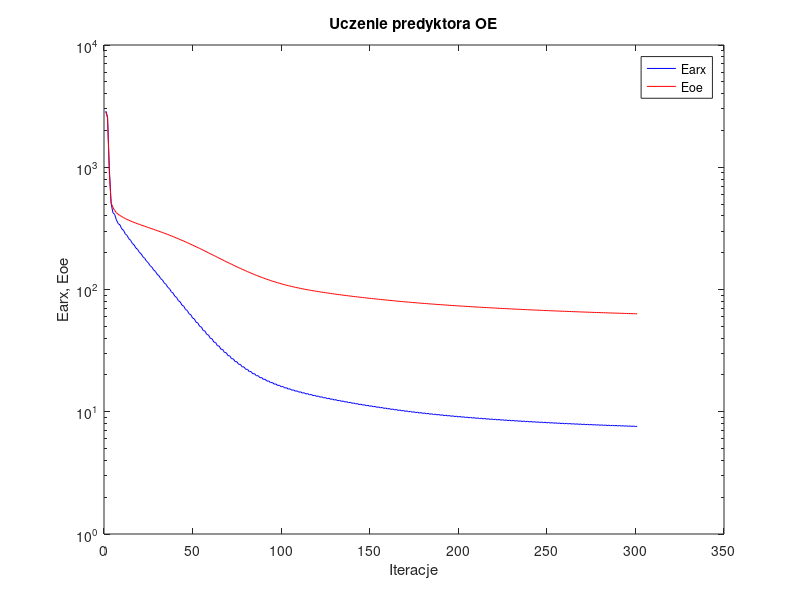
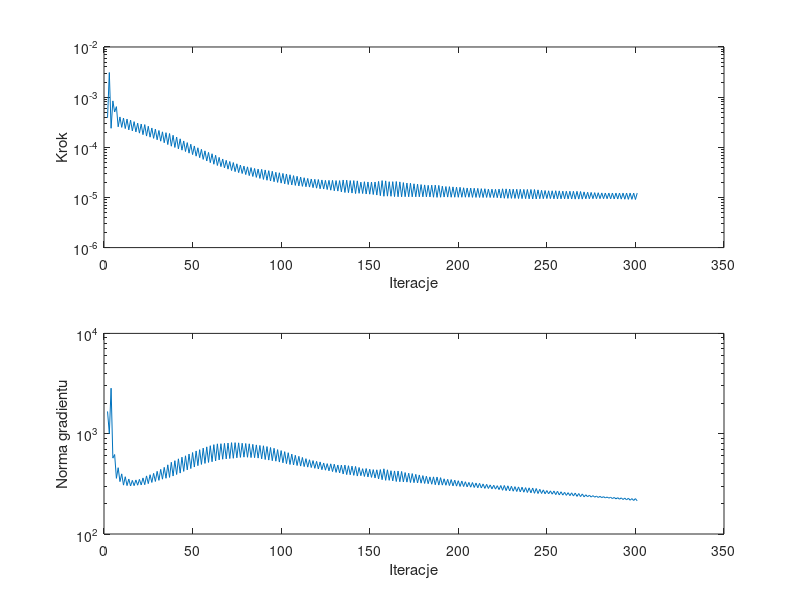

The MATLAB source for these figures, in order:
%uczenie predyktora oe
clear all;
n=0; farx(n+1)=2.886307e+003; foe(n+1)=2.842380e+003; wspucz(n+1)=0.000000e+000; ng(n+1)=0.000000e+000;
n=1; farx(n+1)=2.588066e+003; foe(n+1)=2.526317e+003; krok(n+1)=3.870231e-004; ng(n+1)=1.667100e+003;
n=2; farx(n+1)=9.951530e+002; foe(n+1)=9.015501e+002; krok(n+1)=3.096185e-003; ng(n+1)=1.002180e+003;
n=3; farx(n+1)=5.095052e+002; foe(n+1)=5.109943e+002; krok(n+1)=2.394547e-004; ng(n+1)=2.841798e+003;
n=4; farx(n+1)=4.255886e+002; foe(n+1)=4.704596e+002; krok(n+1)=8.418412e-004; ng(n+1)=5.705704e+002;
n=5; farx(n+1)=4.118119e+002; foe(n+1)=4.436656e+002; krok(n+1)=5.053235e-004; ng(n+1)=6.198777e+002;
n=6; farx(n+1)=3.711749e+002; foe(n+1)=4.246762e+002; krok(n+1)=6.467102e-004; ng(n+1)=3.588482e+002;
n=7; farx(n+1)=3.458570e+002; foe(n+1)=4.123706e+002; krok(n+1)=2.563269e-004; ng(n+1)=4.581350e+002;
n=8; farx(n+1)=3.380441e+002; foe(n+1)=4.032254e+002; krok(n+1)=4.029366e-004; ng(n+1)=3.328235e+002;
n=9; farx(n+1)=3.138925e+002; foe(n+1)=3.949180e+002; krok(n+1)=2.494331e-004; ng(n+1)=3.977390e+002;
n=10; farx(n+1)=3.051375e+002; foe(n+1)=3.874966e+002; krok(n+1)=3.831728e-004; ng(n+1)=3.070836e+002;
n=11; farx(n+1)=2.851685e+002; foe(n+1)=3.806897e+002; krok(n+1)=2.361987e-004; ng(n+1)=3.724763e+002;
n=12; farx(n+1)=2.771957e+002; foe(n+1)=3.744893e+002; krok(n+1)=3.656039e-004; ng(n+1)=3.037578e+002;
n=13; farx(n+1)=2.602268e+002; foe(n+1)=3.687093e+002; krok(n+1)=2.224690e-004; ng(n+1)=3.532574e+002;
n=14; farx(n+1)=2.528362e+002; foe(n+1)=3.633560e+002; krok(n+1)=3.473499e-004; ng(n+1)=3.009698e+002;
n=15; farx(n+1)=2.381147e+002; foe(n+1)=3.583273e+002; krok(n+1)=2.125074e-004; ng(n+1)=3.424700e+002;
n=16; farx(n+1)=2.315004e+002; foe(n+1)=3.536209e+002; krok(n+1)=3.246155e-004; ng(n+1)=3.032357e+002;
n=17; farx(n+1)=2.185244e+002; foe(n+1)=3.491103e+002; krok(n+1)=2.025153e-004; ng(n+1)=3.457969e+002;
n=18; farx(n+1)=2.125651e+002; foe(n+1)=3.448402e+002; krok(n+1)=3.028161e-004; ng(n+1)=3.064704e+002;
n=19; farx(n+1)=2.010537e+002; foe(n+1)=3.406980e+002; krok(n+1)=1.915864e-004; ng(n+1)=3.503058e+002;
n=20; farx(n+1)=1.954559e+002; foe(n+1)=3.366842e+002; krok(n+1)=2.908501e-004; ng(n+1)=3.082541e+002;
n=21; farx(n+1)=1.851305e+002; foe(n+1)=3.327552e+002; krok(n+1)=1.784716e-004; ng(n+1)=3.623837e+002;
n=22; farx(n+1)=1.797770e+002; foe(n+1)=3.288868e+002; krok(n+1)=2.834094e-004; ng(n+1)=3.101071e+002;
n=23; farx(n+1)=1.703099e+002; foe(n+1)=3.250687e+002; krok(n+1)=1.673718e-004; ng(n+1)=3.796115e+002;
n=24; farx(n+1)=1.655336e+002; foe(n+1)=3.213535e+002; krok(n+1)=2.625683e-004; ng(n+1)=3.178027e+002;
n=25; farx(n+1)=1.568284e+002; foe(n+1)=3.176638e+002; krok(n+1)=1.592395e-004; ng(n+1)=3.899621e+002;
n=26; farx(n+1)=1.525850e+002; foe(n+1)=3.140506e+002; krok(n+1)=2.426039e-004; ng(n+1)=3.266144e+002;
n=27; farx(n+1)=1.445698e+002; foe(n+1)=3.104511e+002; krok(n+1)=1.505759e-004; ng(n+1)=4.023998e+002;
n=28; farx(n+1)=1.406854e+002; foe(n+1)=3.068745e+002; krok(n+1)=2.298193e-004; ng(n+1)=3.340162e+002;
n=29; farx(n+1)=1.332387e+002; foe(n+1)=3.032983e+002; krok(n+1)=1.410950e-004; ng(n+1)=4.217376e+002;
n=30; farx(n+1)=1.297215e+002; foe(n+1)=2.997398e+002; krok(n+1)=2.162683e-004; ng(n+1)=3.426353e+002;
n=31; farx(n+1)=1.227791e+002; foe(n+1)=2.961757e+002; krok(n+1)=1.323622e-004; ng(n+1)=4.410954e+002;
n=32; farx(n+1)=1.196104e+002; foe(n+1)=2.926184e+002; krok(n+1)=2.033206e-004; ng(n+1)=3.520006e+002;
n=33; farx(n+1)=1.131525e+002; foe(n+1)=2.890515e+002; krok(n+1)=1.231773e-004; ng(n+1)=4.618313e+002;
n=34; farx(n+1)=1.102162e+002; foe(n+1)=2.854527e+002; krok(n+1)=1.955288e-004; ng(n+1)=3.594814e+002;
n=35; farx(n+1)=1.041867e+002; foe(n+1)=2.818382e+002; krok(n+1)=1.133097e-004; ng(n+1)=4.895477e+002;
n=36; farx(n+1)=1.014584e+002; foe(n+1)=2.781767e+002; krok(n+1)=1.882222e-004; ng(n+1)=3.666800e+002;
n=37; farx(n+1)=9.577662e+001; foe(n+1)=2.745082e+002; krok(n+1)=1.051281e-004; ng(n+1)=5.187778e+002;
n=38; farx(n+1)=9.339043e+001; foe(n+1)=2.708317e+002; krok(n+1)=1.736749e-004; ng(n+1)=3.782331e+002;
n=39; farx(n+1)=8.805186e+001; foe(n+1)=2.671772e+002; krok(n+1)=9.921626e-005; ng(n+1)=5.383245e+002;
n=40; farx(n+1)=8.601008e+001; foe(n+1)=2.635085e+002; krok(n+1)=1.599927e-004; ng(n+1)=3.919759e+002;
n=41; farx(n+1)=8.099386e+001; foe(n+1)=2.598492e+002; krok(n+1)=9.290537e-005; ng(n+1)=5.615932e+002;
n=42; farx(n+1)=7.924049e+001; foe(n+1)=2.561764e+002; krok(n+1)=1.474459e-004; ng(n+1)=4.048352e+002;
n=43; farx(n+1)=7.451327e+001; foe(n+1)=2.525272e+002; krok(n+1)=8.763006e-005; ng(n+1)=5.834415e+002;
n=44; farx(n+1)=7.306774e+001; foe(n+1)=2.488835e+002; krok(n+1)=1.337213e-004; ng(n+1)=4.209368e+002;
n=45; farx(n+1)=6.865010e+001; foe(n+1)=2.452644e+002; krok(n+1)=8.233132e-005; ng(n+1)=6.023552e+002;
n=46; farx(n+1)=6.742026e+001; foe(n+1)=2.416267e+002; krok(n+1)=1.239407e-004; ng(n+1)=4.360470e+002;
n=47; farx(n+1)=6.330139e+001; foe(n+1)=2.380185e+002; krok(n+1)=7.639254e-005; ng(n+1)=6.269236e+002;
n=48; farx(n+1)=6.223744e+001; foe(n+1)=2.343798e+002; krok(n+1)=1.151008e-004; ng(n+1)=4.492224e+002;
n=49; farx(n+1)=5.839206e+001; foe(n+1)=2.308035e+002; krok(n+1)=7.148615e-005; ng(n+1)=6.489496e+002;
n=50; farx(n+1)=5.751247e+001; foe(n+1)=2.272040e+002; krok(n+1)=1.062537e-004; ng(n+1)=4.651775e+002;
n=51; farx(n+1)=5.393065e+001; foe(n+1)=2.236590e+002; krok(n+1)=6.653535e-005; ng(n+1)=6.732903e+002;
n=52; farx(n+1)=5.320394e+001; foe(n+1)=2.201060e+002; krok(n+1)=9.773946e-005; ng(n+1)=4.801436e+002;
n=53; farx(n+1)=4.988808e+001; foe(n+1)=2.166183e+002; krok(n+1)=6.208744e-005; ng(n+1)=6.931815e+002;
n=54; farx(n+1)=4.928573e+001; foe(n+1)=2.131206e+002; krok(n+1)=9.108681e-005; ng(n+1)=4.938883e+002;
n=55; farx(n+1)=4.622162e+001; foe(n+1)=2.096782e+002; krok(n+1)=5.735983e-005; ng(n+1)=7.184087e+002;
n=56; farx(n+1)=4.571356e+001; foe(n+1)=2.062394e+002; krok(n+1)=8.489916e-005; ng(n+1)=5.054611e+002;
n=57; farx(n+1)=4.289154e+001; foe(n+1)=2.028655e+002; krok(n+1)=5.330428e-005; ng(n+1)=7.392143e+002;
n=58; farx(n+1)=4.247206e+001; foe(n+1)=1.995066e+002; krok(n+1)=7.907676e-005; ng(n+1)=5.170137e+002;
n=59; farx(n+1)=3.988702e+001; foe(n+1)=1.962094e+002; krok(n+1)=4.937118e-005; ng(n+1)=7.590398e+002;
n=60; farx(n+1)=3.952890e+001; foe(n+1)=1.929294e+002; krok(n+1)=7.432247e-005; ng(n+1)=5.254470e+002;
n=61; farx(n+1)=3.715801e+001; foe(n+1)=1.897148e+002; krok(n+1)=4.593291e-005; ng(n+1)=7.780008e+002;
n=62; farx(n+1)=3.686580e+001; foe(n+1)=1.865399e+002; krok(n+1)=6.933884e-005; ng(n+1)=5.346753e+002;
n=63; farx(n+1)=3.468094e+001; foe(n+1)=1.834235e+002; krok(n+1)=4.334515e-005; ng(n+1)=7.926513e+002;
n=64; farx(n+1)=3.447328e+001; foe(n+1)=1.803962e+002; krok(n+1)=6.291931e-005; ng(n+1)=5.480930e+002;
n=65; farx(n+1)=3.248482e+001; foe(n+1)=1.774134e+002; krok(n+1)=4.116566e-005; ng(n+1)=7.947735e+002;
n=66; farx(n+1)=3.232951e+001; foe(n+1)=1.745152e+002; krok(n+1)=5.843669e-005; ng(n+1)=5.563600e+002;
n=67; farx(n+1)=3.051941e+001; foe(n+1)=1.716495e+002; krok(n+1)=3.882721e-005; ng(n+1)=8.007765e+002;
n=68; farx(n+1)=3.039963e+001; foe(n+1)=1.688740e+002; krok(n+1)=5.491616e-005; ng(n+1)=5.609615e+002;
n=69; farx(n+1)=2.875043e+001; foe(n+1)=1.661227e+002; krok(n+1)=3.666394e-005; ng(n+1)=8.064147e+002;
n=70; farx(n+1)=2.866287e+001; foe(n+1)=1.634740e+002; krok(n+1)=5.210339e-005; ng(n+1)=5.657268e+002;
n=71; farx(n+1)=2.716292e+001; foe(n+1)=1.608280e+002; krok(n+1)=3.437390e-005; ng(n+1)=8.142536e+002;
n=72; farx(n+1)=2.709016e+001; foe(n+1)=1.582923e+002; krok(n+1)=4.963293e-005; ng(n+1)=5.687999e+002;
n=73; farx(n+1)=2.572422e+001; foe(n+1)=1.557681e+002; krok(n+1)=3.268967e-005; ng(n+1)=8.142575e+002;
n=74; farx(n+1)=2.567631e+001; foe(n+1)=1.533640e+002; krok(n+1)=4.687315e-005; ng(n+1)=5.748536e+002;
n=75; farx(n+1)=2.443131e+001; foe(n+1)=1.509657e+002; krok(n+1)=3.126325e-005; ng(n+1)=8.106205e+002;
n=76; farx(n+1)=2.440696e+001; foe(n+1)=1.486958e+002; krok(n+1)=4.418089e-005; ng(n+1)=5.804840e+002;
n=77; farx(n+1)=2.327354e+001; foe(n+1)=1.464274e+002; krok(n+1)=3.000091e-005; ng(n+1)=8.029849e+002;
n=78; farx(n+1)=2.326928e+001; foe(n+1)=1.442865e+002; krok(n+1)=4.219311e-005; ng(n+1)=5.837665e+002;
n=79; farx(n+1)=2.223584e+001; foe(n+1)=1.421357e+002; krok(n+1)=2.857275e-005; ng(n+1)=7.987278e+002;
n=80; farx(n+1)=2.224300e+001; foe(n+1)=1.401110e+002; krok(n+1)=4.073849e-005; ng(n+1)=5.820766e+002;
n=81; farx(n+1)=2.129982e+001; foe(n+1)=1.380771e+002; krok(n+1)=2.722830e-005; ng(n+1)=7.929397e+002;
n=82; farx(n+1)=2.131576e+001; foe(n+1)=1.361647e+002; krok(n+1)=3.936449e-005; ng(n+1)=5.782115e+002;
n=83; farx(n+1)=2.045165e+001; foe(n+1)=1.342519e+002; krok(n+1)=2.617217e-005; ng(n+1)=7.831449e+002;
n=84; farx(n+1)=2.048172e+001; foe(n+1)=1.324604e+002; krok(n+1)=3.785202e-005; ng(n+1)=5.765379e+002;
n=85; farx(n+1)=1.969005e+001; foe(n+1)=1.306659e+002; krok(n+1)=2.509886e-005; ng(n+1)=7.732155e+002;
n=86; farx(n+1)=1.972952e+001; foe(n+1)=1.289849e+002; krok(n+1)=3.675596e-005; ng(n+1)=5.711461e+002;
n=87; farx(n+1)=1.900443e+001; foe(n+1)=1.273040e+002; krok(n+1)=2.394830e-005; ng(n+1)=7.638003e+002;
n=88; farx(n+1)=1.904880e+001; foe(n+1)=1.257204e+002; krok(n+1)=3.631381e-005; ng(n+1)=5.611483e+002;
n=89; farx(n+1)=1.837791e+001; foe(n+1)=1.241421e+002; krok(n+1)=2.286087e-005; ng(n+1)=7.577630e+002;
n=90; farx(n+1)=1.842925e+001; foe(n+1)=1.226618e+002; krok(n+1)=3.533295e-005; ng(n+1)=5.530254e+002;
n=91; farx(n+1)=1.780925e+001; foe(n+1)=1.211945e+002; krok(n+1)=2.202092e-005; ng(n+1)=7.443644e+002;
n=92; farx(n+1)=1.786830e+001; foe(n+1)=1.198181e+002; krok(n+1)=3.418410e-005; ng(n+1)=5.457060e+002;
n=93; farx(n+1)=1.729424e+001; foe(n+1)=1.184594e+002; krok(n+1)=2.127259e-005; ng(n+1)=7.284840e+002;
n=94; farx(n+1)=1.736092e+001; foe(n+1)=1.171824e+002; krok(n+1)=3.326767e-005; ng(n+1)=5.379342e+002;
n=95; farx(n+1)=1.682382e+001; foe(n+1)=1.159207e+002; krok(n+1)=2.058283e-005; ng(n+1)=7.153955e+002;
n=96; farx(n+1)=1.689789e+001; foe(n+1)=1.147439e+002; krok(n+1)=3.175337e-005; ng(n+1)=5.322686e+002;
n=97; farx(n+1)=1.640086e+001; foe(n+1)=1.135846e+002; krok(n+1)=1.995189e-005; ng(n+1)=6.939859e+002;
n=98; farx(n+1)=1.647742e+001; foe(n+1)=1.124896e+002; krok(n+1)=3.104372e-005; ng(n+1)=5.215434e+002;
n=99; farx(n+1)=1.601130e+001; foe(n+1)=1.114160e+002; krok(n+1)=1.929519e-005; ng(n+1)=6.788262e+002;
n=100; farx(n+1)=1.609129e+001; foe(n+1)=1.104019e+002; krok(n+1)=3.012115e-005; ng(n+1)=5.126572e+002;
n=101; farx(n+1)=1.565392e+001; foe(n+1)=1.094092e+002; krok(n+1)=1.868405e-005; ng(n+1)=6.620567e+002;
n=102; farx(n+1)=1.573587e+001; foe(n+1)=1.084675e+002; krok(n+1)=2.936330e-005; ng(n+1)=5.028396e+002;
n=103; farx(n+1)=1.532344e+001; foe(n+1)=1.075475e+002; krok(n+1)=1.810155e-005; ng(n+1)=6.463534e+002;
n=104; farx(n+1)=1.540550e+001; foe(n+1)=1.066729e+002; krok(n+1)=2.832743e-005; ng(n+1)=4.933288e+002;
n=105; farx(n+1)=1.501613e+001; foe(n+1)=1.058253e+002; krok(n+1)=1.776662e-005; ng(n+1)=6.258481e+002;
n=106; farx(n+1)=1.510108e+001; foe(n+1)=1.050170e+002; krok(n+1)=2.722830e-005; ng(n+1)=4.876559e+002;
n=107; farx(n+1)=1.473185e+001; foe(n+1)=1.042316e+002; krok(n+1)=1.737277e-005; ng(n+1)=6.091977e+002;
n=108; farx(n+1)=1.481823e+001; foe(n+1)=1.034802e+002; krok(n+1)=2.639619e-005; ng(n+1)=4.816583e+002;
n=109; farx(n+1)=1.446635e+001; foe(n+1)=1.027486e+002; krok(n+1)=1.696327e-005; ng(n+1)=5.949514e+002;
n=110; farx(n+1)=1.455307e+001; foe(n+1)=1.020478e+002; krok(n+1)=2.555890e-005; ng(n+1)=4.754662e+002;
n=111; farx(n+1)=1.421710e+001; foe(n+1)=1.013659e+002; krok(n+1)=1.663384e-005; ng(n+1)=5.795845e+002;
n=112; farx(n+1)=1.430398e+001; foe(n+1)=1.007111e+002; krok(n+1)=2.468559e-005; ng(n+1)=4.699194e+002;
n=113; farx(n+1)=1.398289e+001; foe(n+1)=1.000744e+002; krok(n+1)=1.634484e-005; ng(n+1)=5.637843e+002;
n=114; farx(n+1)=1.406973e+001; foe(n+1)=9.946024e+001; krok(n+1)=2.394830e-005; ng(n+1)=4.642266e+002;
n=115; farx(n+1)=1.376100e+001; foe(n+1)=9.886287e+001; krok(n+1)=1.608814e-005; ng(n+1)=5.498910e+002;
n=116; farx(n+1)=1.384901e+001; foe(n+1)=9.828614e+001; krok(n+1)=2.330940e-005; ng(n+1)=4.596919e+002;
n=117; farx(n+1)=1.355243e+001; foe(n+1)=9.772206e+001; krok(n+1)=1.568168e-005; ng(n+1)=5.392710e+002;
n=118; farx(n+1)=1.363893e+001; foe(n+1)=9.717481e+001; krok(n+1)=2.299949e-005; ng(n+1)=4.517729e+002;
n=119; farx(n+1)=1.335282e+001; foe(n+1)=9.664022e+001; krok(n+1)=1.530761e-005; ng(n+1)=5.298588e+002;
n=120; farx(n+1)=1.343886e+001; foe(n+1)=9.612028e+001; krok(n+1)=2.277170e-005; ng(n+1)=4.447755e+002;
n=121; farx(n+1)=1.316173e+001; foe(n+1)=9.561070e+001; krok(n+1)=1.489745e-005; ng(n+1)=5.231819e+002;
n=122; farx(n+1)=1.324558e+001; foe(n+1)=9.511494e+001; krok(n+1)=2.230894e-005; ng(n+1)=4.375809e+002;
n=123; farx(n+1)=1.297778e+001; foe(n+1)=9.463216e+001; krok(n+1)=1.470858e-005; ng(n+1)=5.106672e+002;
n=124; farx(n+1)=1.306211e+001; foe(n+1)=9.416064e+001; krok(n+1)=2.190777e-005; ng(n+1)=4.328452e+002;
n=125; farx(n+1)=1.280241e+001; foe(n+1)=9.369934e+001; krok(n+1)=1.438760e-005; ng(n+1)=5.029859e+002;
n=126; farx(n+1)=1.288696e+001; foe(n+1)=9.324772e+001; krok(n+1)=2.190752e-005; ng(n+1)=4.263558e+002;
n=127; farx(n+1)=1.263352e+001; foe(n+1)=9.280267e+001; krok(n+1)=1.395508e-005; ng(n+1)=5.007126e+002;
n=128; farx(n+1)=1.271706e+001; foe(n+1)=9.236800e+001; krok(n+1)=2.190752e-005; ng(n+1)=4.190125e+002;
n=129; farx(n+1)=1.247036e+001; foe(n+1)=9.193901e+001; krok(n+1)=1.357662e-005; ng(n+1)=4.965727e+002;
n=130; farx(n+1)=1.255149e+001; foe(n+1)=9.151923e+001; krok(n+1)=2.170937e-005; ng(n+1)=4.115023e+002;
n=131; farx(n+1)=1.231176e+001; foe(n+1)=9.110851e+001; krok(n+1)=1.338683e-005; ng(n+1)=4.874472e+002;
n=132; farx(n+1)=1.239392e+001; foe(n+1)=9.070513e+001; krok(n+1)=2.167257e-005; ng(n+1)=4.065961e+002;
n=133; farx(n+1)=1.216112e+001; foe(n+1)=9.030646e+001; krok(n+1)=1.290553e-005; ng(n+1)=4.858600e+002;
n=134; farx(n+1)=1.224045e+001; foe(n+1)=8.991070e+001; krok(n+1)=2.226248e-005; ng(n+1)=3.965705e+002;
n=135; farx(n+1)=1.201121e+001; foe(n+1)=8.952142e+001; krok(n+1)=1.254943e-005; ng(n+1)=4.865803e+002;
n=136; farx(n+1)=1.208939e+001; foe(n+1)=8.913820e+001; krok(n+1)=2.209045e-005; ng(n+1)=3.911123e+002;
n=137; farx(n+1)=1.186440e+001; foe(n+1)=8.876318e+001; krok(n+1)=1.245057e-005; ng(n+1)=4.795314e+002;
n=138; farx(n+1)=1.194487e+001; foe(n+1)=8.839688e+001; krok(n+1)=2.167257e-005; ng(n+1)=3.895277e+002;
n=139; farx(n+1)=1.172494e+001; foe(n+1)=8.803361e+001; krok(n+1)=1.222055e-005; ng(n+1)=4.748373e+002;
n=140; farx(n+1)=1.180516e+001; foe(n+1)=8.767812e+001; krok(n+1)=2.167257e-005; ng(n+1)=3.843827e+002;
n=141; farx(n+1)=1.159014e+001; foe(n+1)=8.732497e+001; krok(n+1)=1.195078e-005; ng(n+1)=4.715712e+002;
n=142; farx(n+1)=1.166754e+001; foe(n+1)=8.697798e+001; krok(n+1)=2.139878e-005; ng(n+1)=3.782107e+002;
n=143; farx(n+1)=1.145547e+001; foe(n+1)=8.663993e+001; krok(n+1)=1.209447e-005; ng(n+1)=4.604445e+002;
n=144; farx(n+1)=1.153654e+001; foe(n+1)=8.631281e+001; krok(n+1)=2.018691e-005; ng(n+1)=3.814699e+002;
n=145; farx(n+1)=1.133272e+001; foe(n+1)=8.598964e+001; krok(n+1)=1.197415e-005; ng(n+1)=4.478722e+002;
n=146; farx(n+1)=1.141315e+001; foe(n+1)=8.566889e+001; krok(n+1)=2.058283e-005; ng(n+1)=3.746765e+002;
n=147; farx(n+1)=1.121130e+001; foe(n+1)=8.535127e+001; krok(n+1)=1.171380e-005; ng(n+1)=4.494374e+002;
n=148; farx(n+1)=1.129098e+001; foe(n+1)=8.503944e+001; krok(n+1)=2.034152e-005; ng(n+1)=3.704810e+002;
n=149; farx(n+1)=1.109373e+001; foe(n+1)=8.473238e+001; krok(n+1)=1.161523e-005; ng(n+1)=4.423962e+002;
n=150; farx(n+1)=1.117367e+001; foe(n+1)=8.442956e+001; krok(n+1)=2.020511e-005; ng(n+1)=3.668358e+002;
n=151; farx(n+1)=1.098058e+001; foe(n+1)=8.413075e+001; krok(n+1)=1.143043e-005; ng(n+1)=4.384595e+002;
n=152; farx(n+1)=1.106011e+001; foe(n+1)=8.383462e+001; krok(n+1)=2.031518e-005; ng(n+1)=3.617026e+002;
n=153; farx(n+1)=1.087148e+001; foe(n+1)=8.354253e+001; krok(n+1)=1.115447e-005; ng(n+1)=4.365501e+002;
n=154; farx(n+1)=1.094987e+001; foe(n+1)=8.324954e+001; krok(n+1)=2.088415e-005; ng(n+1)=3.543097e+002;
n=155; farx(n+1)=1.076371e+001; foe(n+1)=8.296115e+001; krok(n+1)=1.085468e-005; ng(n+1)=4.389316e+002;
n=156; farx(n+1)=1.084270e+001; foe(n+1)=8.267191e+001; krok(n+1)=2.167257e-005; ng(n+1)=3.477978e+002;
n=157; farx(n+1)=1.065634e+001; foe(n+1)=8.238317e+001; krok(n+1)=1.054828e-005; ng(n+1)=4.465822e+002;
n=158; farx(n+1)=1.073321e+001; foe(n+1)=8.209966e+001; krok(n+1)=2.139878e-005; ng(n+1)=3.428332e+002;
n=159; farx(n+1)=1.055049e+001; foe(n+1)=8.182251e+001; krok(n+1)=1.061240e-005; ng(n+1)=4.366205e+002;
n=160; farx(n+1)=1.062902e+001; foe(n+1)=8.155189e+001; krok(n+1)=2.060293e-005; ng(n+1)=3.429061e+002;
n=161; farx(n+1)=1.045152e+001; foe(n+1)=8.128514e+001; krok(n+1)=1.055114e-005; ng(n+1)=4.275508e+002;
n=162; farx(n+1)=1.052987e+001; foe(n+1)=8.102044e+001; krok(n+1)=2.063670e-005; ng(n+1)=3.386561e+002;
n=163; farx(n+1)=1.035558e+001; foe(n+1)=8.075965e+001; krok(n+1)=1.039083e-005; ng(n+1)=4.253852e+002;
n=164; farx(n+1)=1.043336e+001; foe(n+1)=8.049963e+001; krok(n+1)=2.078166e-005; ng(n+1)=3.337671e+002;
n=165; farx(n+1)=1.026064e+001; foe(n+1)=8.024425e+001; krok(n+1)=1.031748e-005; ng(n+1)=4.244717e+002;
n=166; farx(n+1)=1.033940e+001; foe(n+1)=7.999317e+001; krok(n+1)=2.042530e-005; ng(n+1)=3.320188e+002;
n=167; farx(n+1)=1.016906e+001; foe(n+1)=7.974479e+001; krok(n+1)=1.029142e-005; ng(n+1)=4.202666e+002;
n=168; farx(n+1)=1.024761e+001; foe(n+1)=7.950245e+001; krok(n+1)=1.977673e-005; ng(n+1)=3.305323e+002;
n=169; farx(n+1)=1.008147e+001; foe(n+1)=7.926403e+001; krok(n+1)=1.034200e-005; ng(n+1)=4.097949e+002;
n=170; farx(n+1)=1.016048e+001; foe(n+1)=7.902976e+001; krok(n+1)=1.934393e-005; ng(n+1)=3.290142e+002;
n=171; farx(n+1)=9.997871e+000; foe(n+1)=7.879866e+001; krok(n+1)=1.030147e-005; ng(n+1)=4.036378e+002;
n=172; farx(n+1)=1.007681e+001; foe(n+1)=7.857024e+001; krok(n+1)=1.920477e-005; ng(n+1)=3.259694e+002;
n=173; farx(n+1)=9.915941e+000; foe(n+1)=7.834486e+001; krok(n+1)=1.029142e-005; ng(n+1)=4.002610e+002;
n=174; farx(n+1)=9.995357e+000; foe(n+1)=7.812435e+001; krok(n+1)=1.870342e-005; ng(n+1)=3.250220e+002;
n=175; farx(n+1)=9.837767e+000; foe(n+1)=7.790612e+001; krok(n+1)=1.029142e-005; ng(n+1)=3.933419e+002;
n=176; farx(n+1)=9.917047e+000; foe(n+1)=7.769172e+001; krok(n+1)=1.840773e-005; ng(n+1)=3.228036e+002;
n=177; farx(n+1)=9.762037e+000; foe(n+1)=7.747968e+001; krok(n+1)=1.029142e-005; ng(n+1)=3.878944e+002;
n=178; farx(n+1)=9.841308e+000; foe(n+1)=7.727159e+001; krok(n+1)=1.804864e-005; ng(n+1)=3.211031e+002;
n=179; farx(n+1)=9.689126e+000; foe(n+1)=7.706574e+001; krok(n+1)=1.029142e-005; ng(n+1)=3.819307e+002;
n=180; farx(n+1)=9.768279e+000; foe(n+1)=7.686333e+001; krok(n+1)=1.776662e-005; ng(n+1)=3.190708e+002;
n=181; farx(n+1)=9.618524e+000; foe(n+1)=7.666309e+001; krok(n+1)=1.029142e-005; ng(n+1)=3.768071e+002;
n=182; farx(n+1)=9.697516e+000; foe(n+1)=7.646633e+001; krok(n+1)=1.744002e-005; ng(n+1)=3.173169e+002;
n=183; farx(n+1)=9.551184e+000; foe(n+1)=7.627174e+001; krok(n+1)=1.023989e-005; ng(n+1)=3.710482e+002;
n=184; farx(n+1)=9.630056e+000; foe(n+1)=7.607868e+001; krok(n+1)=1.755604e-005; ng(n+1)=3.135551e+002;
n=185; farx(n+1)=9.485440e+000; foe(n+1)=7.588729e+001; krok(n+1)=1.010485e-005; ng(n+1)=3.712386e+002;
n=186; farx(n+1)=9.563829e+000; foe(n+1)=7.569779e+001; krok(n+1)=1.760998e-005; ng(n+1)=3.097992e+002;
n=187; farx(n+1)=9.420813e+000; foe(n+1)=7.551013e+001; krok(n+1)=1.003408e-005; ng(n+1)=3.698136e+002;
n=188; farx(n+1)=9.498602e+000; foe(n+1)=7.532518e+001; krok(n+1)=1.738167e-005; ng(n+1)=3.073119e+002;
n=189; farx(n+1)=9.357244e+000; foe(n+1)=7.514261e+001; krok(n+1)=1.009346e-005; ng(n+1)=3.645337e+002;
n=190; farx(n+1)=9.434774e+000; foe(n+1)=7.496393e+001; krok(n+1)=1.675917e-005; ng(n+1)=3.072614e+002;
n=191; farx(n+1)=9.296718e+000; foe(n+1)=7.478777e+001; krok(n+1)=1.018462e-005; ng(n+1)=3.549561e+002;
n=192; farx(n+1)=9.374409e+000; foe(n+1)=7.461403e+001; krok(n+1)=1.649119e-005; ng(n+1)=3.062221e+002;
n=193; farx(n+1)=9.238575e+000; foe(n+1)=7.444213e+001; krok(n+1)=1.015968e-005; ng(n+1)=3.508773e+002;
n=194; farx(n+1)=9.316213e+000; foe(n+1)=7.427233e+001; krok(n+1)=1.641052e-005; ng(n+1)=3.040274e+002;
n=195; farx(n+1)=9.182038e+000; foe(n+1)=7.410389e+001; krok(n+1)=1.010255e-005; ng(n+1)=3.488298e+002;
n=196; farx(n+1)=9.259010e+000; foe(n+1)=7.393788e+001; krok(n+1)=1.622915e-005; ng(n+1)=3.017926e+002;
n=197; farx(n+1)=9.126981e+000; foe(n+1)=7.377365e+001; krok(n+1)=1.010255e-005; ng(n+1)=3.442037e+002;
n=198; farx(n+1)=9.203532e+000; foe(n+1)=7.361159e+001; krok(n+1)=1.602043e-005; ng(n+1)=3.000348e+002;
n=199; farx(n+1)=9.073785e+000; foe(n+1)=7.345137e+001; krok(n+1)=1.008355e-005; ng(n+1)=3.397760e+002;
n=200; farx(n+1)=9.150072e+000; foe(n+1)=7.329278e+001; krok(n+1)=1.595012e-005; ng(n+1)=2.977320e+002;
n=201; farx(n+1)=9.021238e+000; foe(n+1)=7.313581e+001; krok(n+1)=1.009346e-005; ng(n+1)=3.375082e+002;
n=202; farx(n+1)=9.097464e+000; foe(n+1)=7.298168e+001; krok(n+1)=1.558957e-005; ng(n+1)=2.973774e+002;
n=203; farx(n+1)=8.971102e+000; foe(n+1)=7.282882e+001; krok(n+1)=1.010255e-005; ng(n+1)=3.319436e+002;
n=204; farx(n+1)=9.046467e+000; foe(n+1)=7.267800e+001; krok(n+1)=1.539716e-005; ng(n+1)=2.952505e+002;
n=205; farx(n+1)=8.922414e+000; foe(n+1)=7.252895e+001; krok(n+1)=1.010485e-005; ng(n+1)=3.268979e+002;
n=206; farx(n+1)=8.997806e+000; foe(n+1)=7.238131e+001; krok(n+1)=1.538085e-005; ng(n+1)=2.931186e+002;
n=207; farx(n+1)=8.874937e+000; foe(n+1)=7.223485e+001; krok(n+1)=1.003408e-005; ng(n+1)=3.260492e+002;
n=208; farx(n+1)=8.949713e+000; foe(n+1)=7.209028e+001; krok(n+1)=1.525247e-005; ng(n+1)=2.909763e+002;
n=209; farx(n+1)=8.828714e+000; foe(n+1)=7.194709e+001; krok(n+1)=1.001618e-005; ng(n+1)=3.224030e+002;
n=210; farx(n+1)=8.903120e+000; foe(n+1)=7.180554e+001; krok(n+1)=1.516275e-005; ng(n+1)=2.889251e+002;
n=211; farx(n+1)=8.783481e+000; foe(n+1)=7.166526e+001; krok(n+1)=9.999543e-006; ng(n+1)=3.198036e+002;
n=212; farx(n+1)=8.857401e+000; foe(n+1)=7.152692e+001; krok(n+1)=1.496592e-005; ng(n+1)=2.874364e+002;
n=213; farx(n+1)=8.739939e+000; foe(n+1)=7.138987e+001; krok(n+1)=9.975945e-006; ng(n+1)=3.156036e+002;
n=214; farx(n+1)=8.813122e+000; foe(n+1)=7.125411e+001; krok(n+1)=1.490654e-005; ng(n+1)=2.848659e+002;
n=215; farx(n+1)=8.696725e+000; foe(n+1)=7.111991e+001; krok(n+1)=9.999543e-006; ng(n+1)=3.126533e+002;
n=216; farx(n+1)=8.769842e+000; foe(n+1)=7.098756e+001; krok(n+1)=1.465430e-005; ng(n+1)=2.843098e+002;
n=217; farx(n+1)=8.655498e+000; foe(n+1)=7.085636e+001; krok(n+1)=9.975945e-006; ng(n+1)=3.086932e+002;
n=218; farx(n+1)=8.727963e+000; foe(n+1)=7.072646e+001; krok(n+1)=1.461294e-005; ng(n+1)=2.818014e+002;
n=219; farx(n+1)=8.614948e+000; foe(n+1)=7.059784e+001; krok(n+1)=9.955536e-006; ng(n+1)=3.062042e+002;
n=220; farx(n+1)=8.687028e+000; foe(n+1)=7.047067e+001; krok(n+1)=1.448879e-005; ng(n+1)=2.801644e+002;
n=221; farx(n+1)=8.576052e+000; foe(n+1)=7.034469e+001; krok(n+1)=9.888364e-006; ng(n+1)=3.032459e+002;
n=222; farx(n+1)=8.647926e+000; foe(n+1)=7.021950e+001; krok(n+1)=1.466008e-005; ng(n+1)=2.769214e+002;
n=223; farx(n+1)=8.538203e+000; foe(n+1)=7.009515e+001; krok(n+1)=9.716744e-006; ng(n+1)=3.044180e+002;
n=224; farx(n+1)=8.609302e+000; foe(n+1)=6.997149e+001; krok(n+1)=1.486240e-005; ng(n+1)=2.728960e+002;
n=225; farx(n+1)=8.500370e+000; foe(n+1)=6.984892e+001; krok(n+1)=9.628761e-006; ng(n+1)=3.046430e+002;
n=226; farx(n+1)=8.570962e+000; foe(n+1)=6.972760e+001; krok(n+1)=1.481538e-005; ng(n+1)=2.707117e+002;
n=227; farx(n+1)=8.463359e+000; foe(n+1)=6.960736e+001; krok(n+1)=9.594052e-006; ng(n+1)=3.023897e+002;
n=228; farx(n+1)=8.533320e+000; foe(n+1)=6.948841e+001; krok(n+1)=1.470858e-005; ng(n+1)=2.687687e+002;
n=229; farx(n+1)=8.427206e+000; foe(n+1)=6.937069e+001; krok(n+1)=9.584848e-006; ng(n+1)=2.991599e+002;
n=230; farx(n+1)=8.496748e+000; foe(n+1)=6.925414e+001; krok(n+1)=1.461294e-005; ng(n+1)=2.670411e+002;
n=231; farx(n+1)=8.391956e+000; foe(n+1)=6.913872e+001; krok(n+1)=9.564320e-006; ng(n+1)=2.965559e+002;
n=232; farx(n+1)=8.461244e+000; foe(n+1)=6.902450e+001; krok(n+1)=1.455793e-005; ng(n+1)=2.652961e+002;
n=233; farx(n+1)=8.357723e+000; foe(n+1)=6.891113e+001; krok(n+1)=9.510892e-006; ng(n+1)=2.948187e+002;
n=234; farx(n+1)=8.426481e+000; foe(n+1)=6.879895e+001; krok(n+1)=1.453671e-005; ng(n+1)=2.630544e+002;
n=235; farx(n+1)=8.324168e+000; foe(n+1)=6.868763e+001; krok(n+1)=9.471564e-006; ng(n+1)=2.928758e+002;
n=236; farx(n+1)=8.392295e+000; foe(n+1)=6.857755e+001; krok(n+1)=1.445172e-005; ng(n+1)=2.611002e+002;
n=237; farx(n+1)=8.291359e+000; foe(n+1)=6.846846e+001; krok(n+1)=9.456672e-006; ng(n+1)=2.899664e+002;
n=238; farx(n+1)=8.359280e+000; foe(n+1)=6.836051e+001; krok(n+1)=1.442554e-005; ng(n+1)=2.593260e+002;
n=239; farx(n+1)=8.259411e+000; foe(n+1)=6.825322e+001; krok(n+1)=9.399927e-006; ng(n+1)=2.887127e+002;
n=240; farx(n+1)=8.326956e+000; foe(n+1)=6.814719e+001; krok(n+1)=1.442554e-005; ng(n+1)=2.572237e+002;
n=241; farx(n+1)=8.228329e+000; foe(n+1)=6.804168e+001; krok(n+1)=9.328187e-006; ng(n+1)=2.873893e+002;
n=242; farx(n+1)=8.294894e+000; foe(n+1)=6.793731e+001; krok(n+1)=1.438760e-005; ng(n+1)=2.546531e+002;
n=243; farx(n+1)=8.197537e+000; foe(n+1)=6.783396e+001; krok(n+1)=9.331364e-006; ng(n+1)=2.842547e+002;
n=244; farx(n+1)=8.263169e+000; foe(n+1)=6.773171e+001; krok(n+1)=1.416371e-005; ng(n+1)=2.532532e+002;
n=245; farx(n+1)=8.166993e+000; foe(n+1)=6.763088e+001; krok(n+1)=9.433029e-006; ng(n+1)=2.791173e+002;
n=246; farx(n+1)=8.232631e+000; foe(n+1)=6.753130e+001; krok(n+1)=1.386876e-005; ng(n+1)=2.534860e+002;
n=247; farx(n+1)=8.138049e+000; foe(n+1)=6.743262e+001; krok(n+1)=9.434846e-006; ng(n+1)=2.753014e+002;
n=248; farx(n+1)=8.202729e+000; foe(n+1)=6.733481e+001; krok(n+1)=1.373458e-005; ng(n+1)=2.515947e+002;
n=249; farx(n+1)=8.109241e+000; foe(n+1)=6.723828e+001; krok(n+1)=9.504428e-006; ng(n+1)=2.711685e+002;
n=250; farx(n+1)=8.174091e+000; foe(n+1)=6.714273e+001; krok(n+1)=1.357488e-005; ng(n+1)=2.513110e+002;
n=251; farx(n+1)=8.081666e+000; foe(n+1)=6.704788e+001; krok(n+1)=9.471564e-006; ng(n+1)=2.693023e+002;
n=252; farx(n+1)=8.146234e+000; foe(n+1)=6.695402e+001; krok(n+1)=1.356957e-005; ng(n+1)=2.495061e+002;
n=253; farx(n+1)=8.054944e+000; foe(n+1)=6.686066e+001; krok(n+1)=9.392863e-006; ng(n+1)=2.682319e+002;
n=254; farx(n+1)=8.118841e+000; foe(n+1)=6.676819e+001; krok(n+1)=1.361457e-005; ng(n+1)=2.469173e+002;
n=255; farx(n+1)=8.028461e+000; foe(n+1)=6.667635e+001; krok(n+1)=9.351708e-006; ng(n+1)=2.668620e+002;
n=256; farx(n+1)=8.091622e+000; foe(n+1)=6.658550e+001; krok(n+1)=1.351734e-005; ng(n+1)=2.451590e+002;
n=257; farx(n+1)=8.002311e+000; foe(n+1)=6.649548e+001; krok(n+1)=9.377529e-006; ng(n+1)=2.637019e+002;
n=258; farx(n+1)=8.064961e+000; foe(n+1)=6.640645e+001; krok(n+1)=1.334530e-005; ng(n+1)=2.441839e+002;
n=259; farx(n+1)=7.976963e+000; foe(n+1)=6.631825e+001; krok(n+1)=9.392863e-006; ng(n+1)=2.602097e+002;
n=260; farx(n+1)=8.039255e+000; foe(n+1)=6.623083e+001; krok(n+1)=1.328620e-005; ng(n+1)=2.427133e+002;
n=261; farx(n+1)=7.952228e+000; foe(n+1)=6.614413e+001; krok(n+1)=9.365562e-006; ng(n+1)=2.583746e+002;
n=262; farx(n+1)=8.014263e+000; foe(n+1)=6.605823e+001; krok(n+1)=1.328171e-005; ng(n+1)=2.410457e+002;
n=263; farx(n+1)=7.928078e+000; foe(n+1)=6.597285e+001; krok(n+1)=9.309975e-006; ng(n+1)=2.574069e+002;
n=264; farx(n+1)=7.989669e+000; foe(n+1)=6.588834e+001; krok(n+1)=1.328171e-005; ng(n+1)=2.391277e+002;
n=265; farx(n+1)=7.904482e+000; foe(n+1)=6.580432e+001; krok(n+1)=9.254712e-006; ng(n+1)=2.560618e+002;
n=266; farx(n+1)=7.965233e+000; foe(n+1)=6.572111e+001; krok(n+1)=1.323611e-005; ng(n+1)=2.370037e+002;
n=267; farx(n+1)=7.881007e+000; foe(n+1)=6.563866e+001; krok(n+1)=9.272806e-006; ng(n+1)=2.532867e+002;
n=268; farx(n+1)=7.941419e+000; foe(n+1)=6.555704e+001; krok(n+1)=1.312268e-005; ng(n+1)=2.359761e+002;
n=269; farx(n+1)=7.858139e+000; foe(n+1)=6.547606e+001; krok(n+1)=9.272806e-006; ng(n+1)=2.509581e+002;
n=270; farx(n+1)=7.917493e+000; foe(n+1)=6.539592e+001; krok(n+1)=1.290553e-005; ng(n+1)=2.346914e+002;
n=271; farx(n+1)=7.835302e+000; foe(n+1)=6.531679e+001; krok(n+1)=9.399927e-006; ng(n+1)=2.460781e+002;
n=272; farx(n+1)=7.894724e+000; foe(n+1)=6.523845e+001; krok(n+1)=1.268925e-005; ng(n+1)=2.349551e+002;
n=273; farx(n+1)=7.813541e+000; foe(n+1)=6.516074e+001; krok(n+1)=9.405221e-006; ng(n+1)=2.437233e+002;
n=274; farx(n+1)=7.872430e+000; foe(n+1)=6.508376e+001; krok(n+1)=1.259797e-005; ng(n+1)=2.336083e+002;
n=275; farx(n+1)=7.792049e+000; foe(n+1)=6.500743e+001; krok(n+1)=9.433029e-006; ng(n+1)=2.414143e+002;
n=276; farx(n+1)=7.850573e+000; foe(n+1)=6.493188e+001; krok(n+1)=1.246120e-005; ng(n+1)=2.328243e+002;
n=277; farx(n+1)=7.771267e+000; foe(n+1)=6.485691e+001; krok(n+1)=9.434846e-006; ng(n+1)=2.389758e+002;
n=278; farx(n+1)=7.829292e+000; foe(n+1)=6.478259e+001; krok(n+1)=1.240823e-005; ng(n+1)=2.313049e+002;
n=279; farx(n+1)=7.750652e+000; foe(n+1)=6.470887e+001; krok(n+1)=9.451001e-006; ng(n+1)=2.371910e+002;
n=280; farx(n+1)=7.808477e+000; foe(n+1)=6.463591e+001; krok(n+1)=1.231075e-005; ng(n+1)=2.305242e+002;
n=281; farx(n+1)=7.730700e+000; foe(n+1)=6.456338e+001; krok(n+1)=9.433029e-006; ng(n+1)=2.355700e+002;
n=282; farx(n+1)=7.787988e+000; foe(n+1)=6.449160e+001; krok(n+1)=1.225273e-005; ng(n+1)=2.290168e+002;
n=283; farx(n+1)=7.711063e+000; foe(n+1)=6.442028e+001; krok(n+1)=9.433029e-006; ng(n+1)=2.336494e+002;
n=284; farx(n+1)=7.768097e+000; foe(n+1)=6.434969e+001; krok(n+1)=1.222055e-005; ng(n+1)=2.277453e+002;
n=285; farx(n+1)=7.692135e+000; foe(n+1)=6.427945e+001; krok(n+1)=9.365562e-006; ng(n+1)=2.326558e+002;
n=286; farx(n+1)=7.748497e+000; foe(n+1)=6.420983e+001; krok(n+1)=1.225273e-005; ng(n+1)=2.254517e+002;
n=287; farx(n+1)=7.673259e+000; foe(n+1)=6.414067e+001; krok(n+1)=9.340678e-006; ng(n+1)=2.314407e+002;
n=288; farx(n+1)=7.729222e+000; foe(n+1)=6.407215e+001; krok(n+1)=1.221656e-005; ng(n+1)=2.240308e+002;
n=289; farx(n+1)=7.654814e+000; foe(n+1)=6.400407e+001; krok(n+1)=9.309975e-006; ng(n+1)=2.300797e+002;
n=290; farx(n+1)=7.710400e+000; foe(n+1)=6.393660e+001; krok(n+1)=1.222055e-005; ng(n+1)=2.223809e+002;
n=291; farx(n+1)=7.636719e+000; foe(n+1)=6.386951e+001; krok(n+1)=9.263865e-006; ng(n+1)=2.292088e+002;
n=292; farx(n+1)=7.691858e+000; foe(n+1)=6.380305e+001; krok(n+1)=1.222055e-005; ng(n+1)=2.206732e+002;
n=293; farx(n+1)=7.618988e+000; foe(n+1)=6.373696e+001; krok(n+1)=9.217968e-006; ng(n+1)=2.281308e+002;
n=294; farx(n+1)=7.673714e+000; foe(n+1)=6.367146e+001; krok(n+1)=1.224850e-005; ng(n+1)=2.188430e+002;
n=295; farx(n+1)=7.601535e+000; foe(n+1)=6.360631e+001; krok(n+1)=9.165986e-006; ng(n+1)=2.274278e+002;
n=296; farx(n+1)=7.655624e+000; foe(n+1)=6.354175e+001; krok(n+1)=1.221743e-005; ng(n+1)=2.171008e+002;
n=297; farx(n+1)=7.584237e+000; foe(n+1)=6.347766e+001; krok(n+1)=9.165986e-006; ng(n+1)=2.255718e+002;
n=298; farx(n+1)=7.638199e+000; foe(n+1)=6.341414e+001; krok(n+1)=1.222055e-005; ng(n+1)=2.158724e+002;
n=299; farx(n+1)=7.567441e+000; foe(n+1)=6.335090e+001; krok(n+1)=9.098741e-006; ng(n+1)=2.252573e+002;
n=300; farx(n+1)=7.620790e+000; foe(n+1)=6.328826e+001; krok(n+1)=1.221656e-005; ng(n+1)=2.140137e+002;

figure; semilogy(farx,'b'); hold on; semilogy(foe,'r'); xlabel('Iteracje'); ylabel('Earx, Eoe'); legend('Earx','Eoe'); title('Uczenie predyktora OE');
figure; subplot(2,1,1); semilogy(krok); xlabel('Iteracje'); ylabel('Krok');
subplot(2,1,2); semilogy(ng); xlabel('Iteracje'); ylabel('Norma gradientu');
Earx=farx(n+1)
Eoe=foe(n+1)
